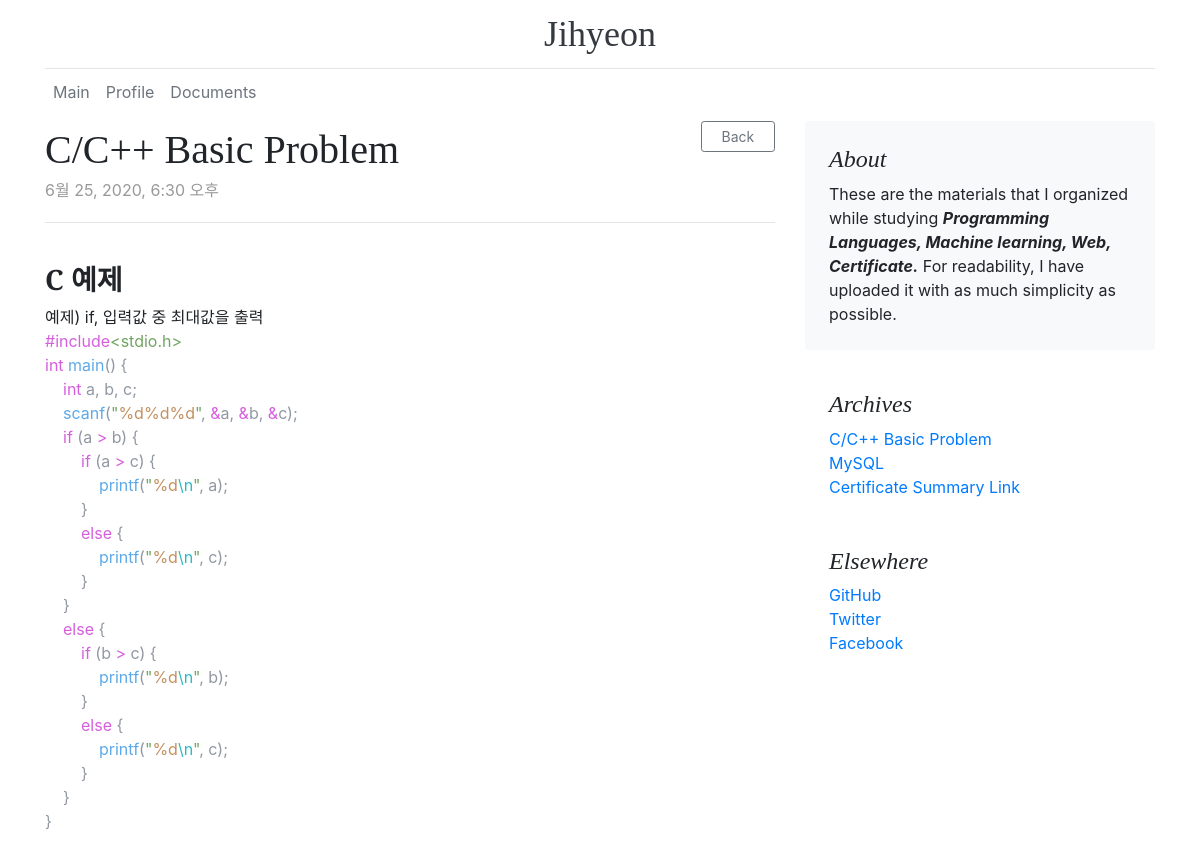
The page /detail/14/ (upper part) on the database as committed earlier.
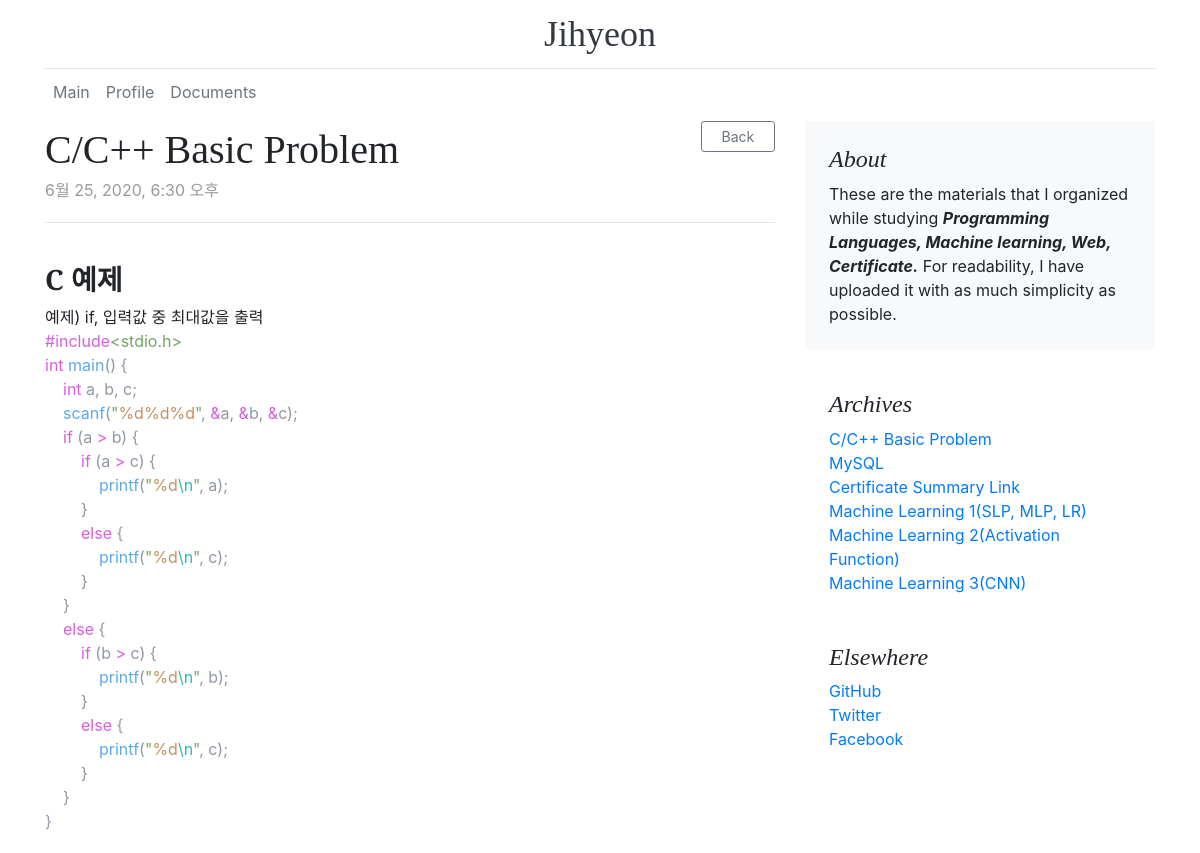
The same page on the database as committed later.
### myresume/models.py (models this page shows)
class Stack(models.Model):
    title = models.CharField(max_length=100)
    pub_date = models.DateTimeField(default=timezone.now)
    author = models.ForeignKey(User, on_delete=models.CASCADE, null=True, default=1)
    body = RichTextUploadingField()

### myresume/views.py (the view)
# urls.py: path('detail/<int:stack_id>/', myresume.views.detail, name='detail'),
def detail(request, stack_id):
    stack = Stack.objects.all()
    stack_detail = get_object_or_404(Stack, pk=stack_id)
    comments = Comment.objects.filter(stack_id=stack_id) # filter == WHERE
    if request.method == 'POST':
        comment_form = StackCommentForm(request.POST) # form.py에 들어온 POST요청 인스턴스지정
        comment = Comment()
        if comment_form.is_valid():
            content = comment_form.cleaned_data['comment_textfield']  # 입력된 댓글 date 인스턴스지정
            comment.comment_textfield = content # Comment객체.댓글내용컬럼 = 댓글 data
            comment.stack_id = stack_detail.id # 해당 댓글의 외래키 = 해당 게시글 기본키
            comment.save()
            return redirect('detail', stack_id)
        else:
            return redirect('detail', stack_id)
    else:
        comment_form = StackCommentForm()
        context = {
            'stack_detail': stack_detail,
            'comments': comments,
            'stack': stack,
            'comment_form': comment_form,
        }
        return render(request, 'myresume/detail.html', context)

### myresume/templates/myresume/detail.html (shortened to what this page needs)
{% extends 'base.html' %}
{% block content %}
<main role="main" class="container">
  <div class="row">
    <div class="col-md-8 blog-main">
      <div class="blog-post">
        <div class="text-right" style="height:5px">
          <a class="btn btn-sm btn-outline-secondary" href="{% url 'stackMain' %}">&nbsp;&nbsp; Back &nbsp;&nbsp;</a>
        </div>
        <h2 class="blog-post-title">{{stack_detail.title}}</h2>
        <p class="blog-post-meta">{{ stack_detail.pub_date }}</p>
        <hr>
        <br>
        {{ stack_detail.body | safe }}
      </div>
    </div>
    <aside class="col-md-4 blog-sidebar">
      <div class="p-4 mb-3 bg-light rounded">
        <h4 class="font-italic">About</h4>
        <p class="mb-0">These are the materials that I organized while studying <b><em>Programming Languages, Machine learning, Web, Certificate.</em></b> For readability, I have uploaded it with as much simplicity as possible.</p>
      </div>
      <div class="p-4">
        <h4 class="font-italic">Archives</h4>
        <ol class="list-unstyled mb-0">
          {% for stack in stack %}
          <li><a href="{% url 'detail' stack.id %}">{{ stack.title }}</a></li>
          {% endfor %}
        </ol>
      </div>
      <div class="p-4">
        <h4 class="font-italic">Elsewhere</h4>
        <ol class="list-unstyled">
          <li><a href="#">GitHub</a></li>
          <li><a href="#">Twitter</a></li>
          <li><a href="#">Facebook</a></li>
        </ol>
      </div>
    </aside>
  </div>
</main>
{% endblock %}

Rows that differ between the two databases and show on the page:
added Stack: title "Machine Learning 1(SLP, MLP, LR)"
added Stack: title "Machine Learning 2(Activation Function)"
added Stack: title "Machine Learning 3(CNN)"
